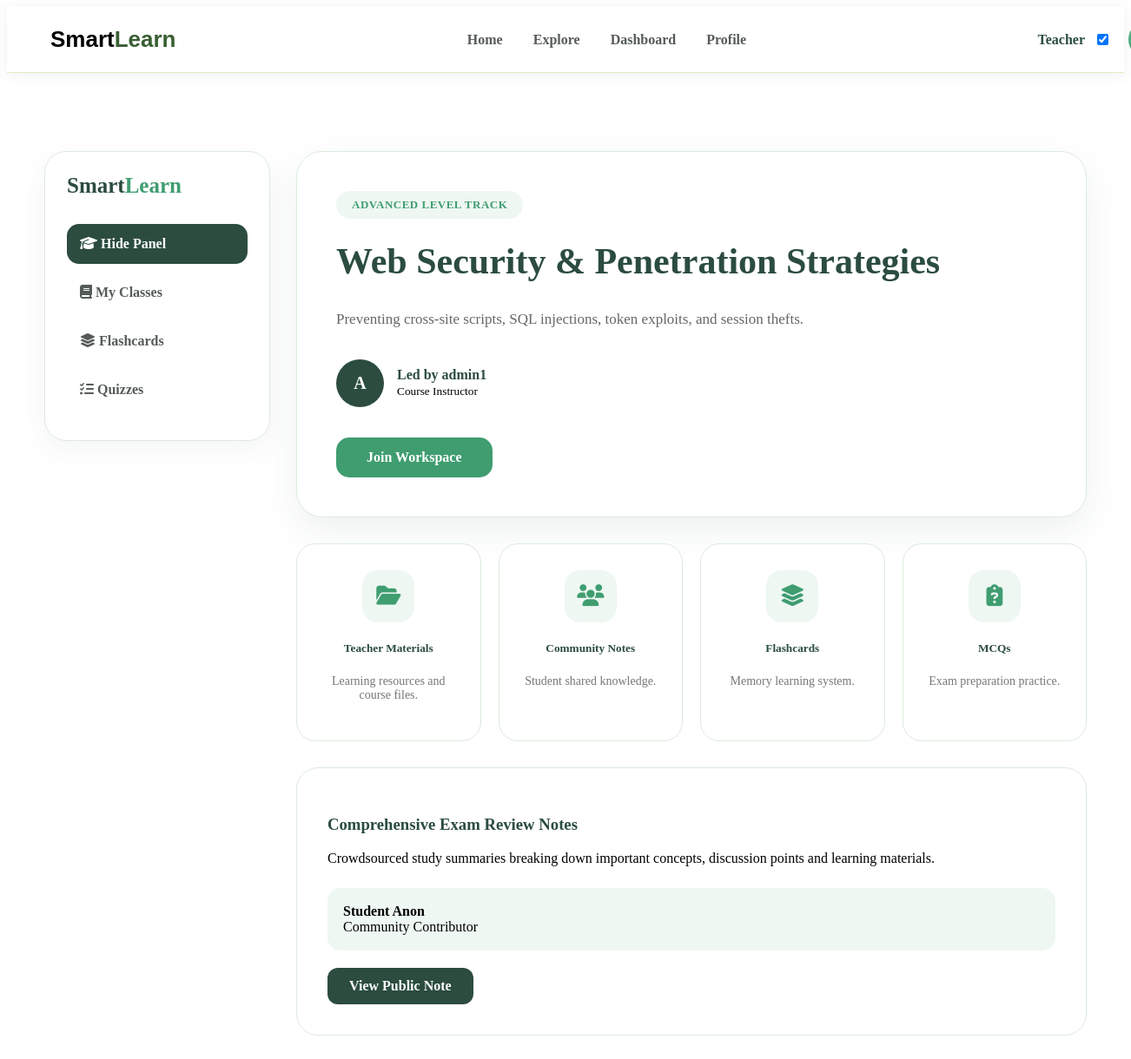
Screenshot of /classroom/37/ with the database file from the repository.
### smartlearnApp/models.py (models this page shows, shortened)
class Classroom(models.Model):
    SUBJECT_CHOICES = [
        ('math', 'Mathematics'),
        ('science', 'Science'),
        ('coding', 'Coding/IT'),
        ('languages', 'Languages'),
        ('arts', 'Arts & Design'),
    ]
    CLASS_TYPES = [
        ('public', 'Public'),
        ('private', 'Private'),
    ]
    class_id = models.AutoField(primary_key=True)
    owner = models.ForeignKey(User, on_delete=models.CASCADE, related_name='owned_classrooms', null=True, blank=True)
    title = models.CharField(max_length=255, null=True, blank=True)
    description = models.TextField()
    subject = models.CharField(max_length=50, choices=SUBJECT_CHOICES, default='math')
    class_type = models.CharField(max_length=20, choices=CLASS_TYPES, default='public', null=True, blank=True)
    price = models.DecimalField(max_digits=10, decimal_places=2, default=0.00)
    created_at = models.DateTimeField(auto_now_add=True)
    created_from_site = models.BooleanField(default=False)

### smartlearnApp/views.py (the view)
# urls.py: path('classroom/<int:class_id>/',views.classroom_detail,name='classroom_detail'),
def classroom_detail(request, class_id):
    classroom = get_object_or_404(
        Classroom,
        class_id=class_id
    )
    current_user = request.user if request.user.is_authenticated else get_mock_user(request)
    is_owner = classroom.owner == current_user
    is_public = classroom.class_type == 'public'
    is_approved_student = Enrollment.objects.filter(
        classroom=classroom,
        student=current_user,
        status='approved'
    ).exists()
    if not (is_owner or is_public or is_approved_student):
        messages.error(
            request,
            "You need approval from the class owner before entering this private classroom."
        )
        return redirect('browse_classes')
    return render(
        request,
        "classroom_detail.html",
        {
            "classroom": classroom
        }
    )

### smartlearnApp/views.py (called while the page is built)
def get_mock_user(request=None):
    if request and request.user.is_authenticated:
        return request.user
    username = "TestUser"
    if request:
        username = request.POST.get('user') or request.GET.get('user') or 'TestUser'
    user, created = User.objects.get_or_create(username=username)
    return user

### smartlearnApp/templates/classroom_detail.html (shortened to what this page needs)
{% extends 'base.html' %}
{% block content %}
<div class="classroom-container">
<div class="learning-panel">
<div class="brand-name">
Smart<span>Learn</span>
</div>
<div class="menu-item active">
<i class="fa-solid fa-graduation-cap"></i>
 Hide Panel
</div>
<div class="menu-item">
<i class="fa-solid fa-book"></i>
 My Classes
</div>
<div class="menu-item">
<i class="fa-solid fa-layer-group"></i>
 Flashcards
</div>
<div class="menu-item">
<i class="fa-solid fa-list-check"></i>
 Quizzes
</div>
</div>
<div>
<div class="course-header">
<span class="level-badge">
ADVANCED LEVEL TRACK
</span>
<h1 class="course-title">
{{ classroom.title }}
</h1>
<p class="course-description">
{{ classroom.description }}
</p>
<div class="teacher-box">
<div class="teacher-avatar">
{{ classroom.owner.username|slice:":1"|upper }}
</div>
<div>
<div class="teacher-name">
Led by {{ classroom.owner.username }}
</div>
<small class="text-muted">
Course Instructor
</small>
</div>
</div>
<a href="#" class="join-btn">
Join Workspace
</a>
</div>
<div class="module-grid">
<div class="module-card">
<div class="module-icon">
<i class="fa-solid fa-folder-open"></i>
</div>
<h5>
Teacher Materials
</h5>
<p>
Learning resources and course files.
</p>
</div>
<div class="module-card">
<div class="module-icon">
<i class="fa-solid fa-users"></i>
</div>
<h5>
Community Notes
</h5>
<p>
Student shared knowledge.
</p>
</div>
<div class="module-card">
<div class="module-icon">
<i class="fa-solid fa-layer-group"></i>
</div>
<h5>
Flashcards
</h5>
<p>
Memory learning system.
</p>
</div>
<div class="module-card">
<div class="module-icon">
<i class="fa-solid fa-clipboard-question"></i>
</div>
<h5>
MCQs
</h5>
<p>
Exam preparation practice.
</p>
</div>
</div>
<div class="note-section">
<h3>
Comprehensive Exam Review Notes
</h3>
<p class="text-muted">
Crowdsourced study summaries breaking down important concepts,
discussion points and learning materials.
</p>
<div class="note-author">
<strong>
Student Anon
</strong>
<br>
<span class="text-muted">
Community Contributor
</span>
</div>
<a href="#" class="view-note">
View Public Note
</a>
</div>
</div>
</div>
{% endblock %}

### smartlearnApp/templates/classroom_detail.html (style rules this page uses)
:root { --matcha: #3f9d70; --forest: #2b4c3f; --light-matcha: #eef7f2; --border: #dcebdc; --text: #555c58; }
.classroom-container { display:grid; grid-template-columns:260px 1fr; gap:30px; padding:30px 0; }
.learning-panel { background:white; border-radius:25px; padding:25px; height:fit-content; border:1px solid var(--border); box-shadow: 0 10px 30px rgba(43,76,63,.06); }
.brand-name { font-size:25px; font-weight:900; color:var(--forest); margin-bottom:30px; }
.brand-name span { color:var(--matcha); }
.menu-item { padding:14px 15px; border-radius:14px; margin-bottom:10px; color:var(--text); font-weight:600; transition:.3s; cursor:pointer; }
.menu-item.active { background:var(--forest); color:white; }
.course-header { background:white; border-radius:30px; padding:45px; border:1px solid var(--border); box-shadow: 0 15px 40px rgba(43,76,63,.08); }
.level-badge { display:inline-block; background:var(--light-matcha); color:var(--matcha); font-weight:800; font-size:13px; padding:8px 18px; border-radius:50px; letter-spacing:.5px; }
.course-title { margin-top:25px; font-size:42px; font-weight:900; color:var(--forest); }
.course-description { margin-top:20px; color:#666; font-size:17px; line-height:1.8; max-width:900px; }
.teacher-box { margin-top:30px; display:flex; align-items:center; gap:15px; }
.teacher-avatar { width:55px; height:55px; border-radius:50%; background:var(--forest); color:white; display:flex; justify-content:center; align-items:center; font-weight:900; font-size:20px; }
.teacher-name { color:var(--forest); font-weight:800; }
.join-btn { display:inline-block; margin-top:35px; padding:14px 35px; background:var(--matcha); color:white; border-radius:15px; font-weight:700; text-decoration:none; transition:.3s; }
.module-grid { margin-top:30px; display:grid; grid-template-columns:repeat(4,1fr); gap:20px; }
.module-card { background:white; border-radius:22px; padding:30px 20px; text-align:center; border:1px solid var(--border); transition:.3s; }
.module-icon { width:60px; height:60px; margin:auto; border-radius:18px; display:flex; align-items:center; justify-content:center; background:var(--light-matcha); color:var(--matcha); font-size:25px; margin-bottom:18px; }
.module-card h5 { color:var(--forest); font-weight:800; }
.module-card p { color:#777; font-size:14px; }
.note-section { margin-top:30px; background:white; padding:35px; border-radius:25px; border:1px solid var(--border); }
.note-section h3 { color:var(--forest); font-weight:900; }
.note-author { margin-top:25px; padding:18px; background:var(--light-matcha); border-radius:15px; }
.view-note { margin-top:20px; display:inline-block; padding:12px 25px; border-radius:12px; background:var(--forest); color:white; text-decoration:none; font-weight:700; }

### rows the page displays
Classroom: title "Web Security & Penetration Strategies", description "Preventing cross-site scripts, SQL injections, token exploits, and session thefts.", owner.username "A", owner.username "admin1"
